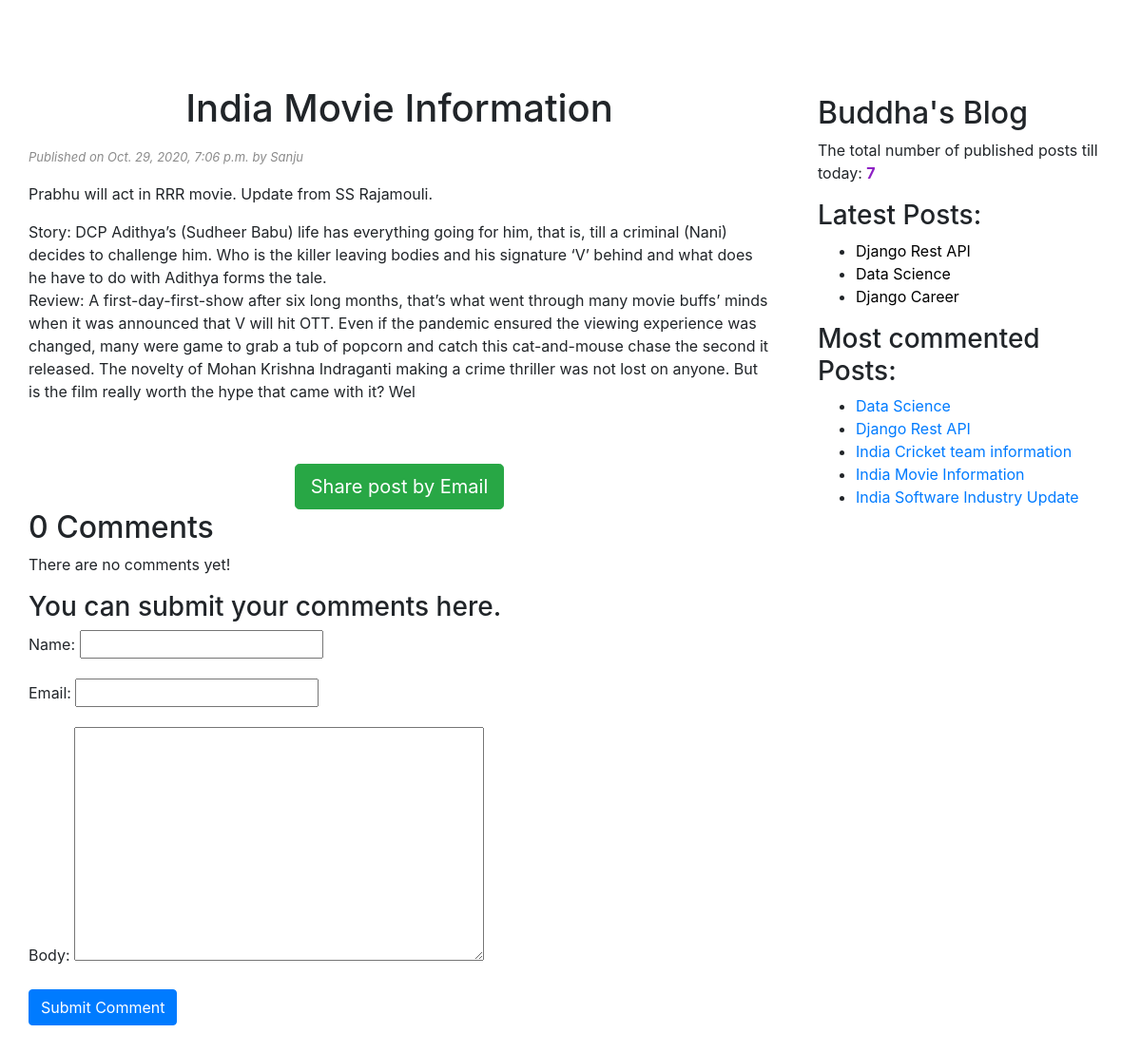
Screenshot of /2020/10/29/india-movie-information/ with the database file from the repository.
### blogapp/models.py (models this page shows, shortened)
class Post(models.Model):
    STATUS_CHOICES = (('draft', 'Draft'), ('published', 'Published'))
    title = models.CharField(max_length=256)
    slug = models.SlugField(max_length=264, unique_for_date='publish')
    author = models.ForeignKey(User, related_name='blog_posts', on_delete=models.CASCADE)
    body = models.TextField()
    publish = models.DateTimeField(default=timezone.now)
    created = models.DateTimeField(auto_now_add=True)
    updated = models.DateTimeField(auto_now=True)
    status = models.CharField(max_length=10, choices=STATUS_CHOICES, default='draft')
    objects = CustomManager()
    tags = TaggableManager()
    class Meta:
        ordering = ('-publish',)
    def get_absolute_url(self):
        return reverse('post_detail', args=[self.publish.year, self.publish.strftime('%m'),
                                            self.publish.strftime('%d'), self.slug])

### blogapp/views.py (the view)
def post_detail_view(request, year, month, day, post):
    post = get_object_or_404(Post, slug=post,
                             status='published',
                             publish__year=year,
                             publish__month=month,
                             publish__day=day)
    comments = post.comments.filter(active=True)
    csubmit = False
    if request.method == 'POST':
        form = CommentForm(request.POST)
        if form.is_valid():
            new_comment = form.save(commit=False)
            new_comment.post = post
            new_comment.save()
            csubmit = True
    else:
        form = CommentForm()
    return render(request, 'blogapp/post_details.html', {'post': post, 'form': form, 'csubmit': csubmit,
                                                         'comments': comments})

### blogapp/forms.py
class CommentForm(forms.ModelForm):
    class Meta:
        model = Comment
        fields = ('name', 'email', 'body')

### blogapp/models.py (called while the page is built)
    def get_queryset(self):
        return super().get_queryset().filter(status='published')

### blogapp/templatetags/blogapp_tags.py (called while the page is built)
@register.simple_tag(name='my_tag')
def total_posts():
    return Post.objects.count()

@register.inclusion_tag('blogapp/latest_posts123.html')
def show_latest_posts():
    latest_posts = Post.objects.order_by('-publish')[:3]
    return {'latest_posts': latest_posts}

@register.simple_tag
def get_most_commented_posts(count=5):
    return Post.objects.annotate(total_comments=Count('comments')).order_by('-total_comments')[:count]

### templates/blogapp/post_details.html (shortened to what this page needs)
<!DOCTYPE html>
{% extends 'blogapp/base.html'%}
    {%block content%}
    <h1>{{post.title}}</h1>
        <p id="date">Published on {{post.publish}} by {{post.author|title}}</p>
        {{post.body|linebreaks}}<br><br>
        <div class="container" align="center">
            <a href="/{{post.id}}/share" class="btn btn-lg btn-success">Share post by Email</a>
        </div>
        {% with comments.count as comments_count%}
            <h2>{{comments_count}} Comment{{comments_count|pluralize}}</h2>
        {%endwith%}
        {%if comments%}
            {%for comment in comments%}
                <p id="ch">Comment {{forloop.counter}} by {{comment.name}} on {{comment.created}}</p>
                <div class="cb">{{comment.body|linebreaks}}</div>
            {%endfor%}
        {%else%}
            <p>There are no comments yet!</p>
        {%endif%}
        {%if csubmit %}
            <h3>Your comment added successfully</h3>
        {%else%}
            <h3>You can submit your comments here.</h3>
            <form method="POST">
            {{form.as_p}}
                <input type="submit" name="" value="Submit Comment" class="btn btn-primary">
            </form>
        {%endif%}
    {%endblock%}

### templates/blogapp/base.html (shortened to what this page needs)
<!DOCTYPE html>
{%load blogapp_tags%}
{%load static%}
<html lang="en">
<head>
    <link rel="stylesheet" href="https://stackpath.bootstrapcdn.com/bootstrap/4.3.1/css/bootstrap.min.css"
>
    <link rel="stylesheet" href="{% static "css/blogstyle.css" %}">
</head>
<body>
<div class="content">
    {%block content%}
    {%endblock%}
</div>
<div class="sidebar">
    <h2>Buddha's Blog</h2>
    <p>The total number of published posts till today: <span id="pcount">{%my_tag%}</span></p>
    <h3>Latest Posts: </h3>{% show_latest_posts %}
    <h3>Most commented Posts:</h3>
    {% get_most_commented_posts as most_commented_posts %}
    <ul>
        {%for post in most_commented_posts%}
        <li><a href="{{post.get_absolute_url}}">{{post.title}}</a></li>
        {%endfor%}
    </ul>
</div>
</body>
</html>

### templates/blogapp/latest_posts123.html
<ul>
    {%for post in latest_posts %}
    <li><a class="one" href="{{post.get_absolute_url}}">{{post.title}}</a></li>
    {%endfor%}
</ul>

### static/css/blogstyle.css (style rules this page uses)
.content { width : 70% ; float : left ; padding : 30px; margin-top: 60px; }
.sidebar { width: 30% ; float: right ; padding : 20px; margin-top: 80px; }
h1 { text-align: center; padding-bottom : 10px }
#date,#ch { font-size: 13px; font-style: italic; color:#8B8B8B; }
#pcount { color: #8D20C4; font-weight: bold; }
a.one:link { color:#000000; }

### rows the page displays
Post: title "India Movie Information", publish "Oct. 29, 2020, 7:06 p.m.", author "Sanju", body "Prabhu will act in RRR movie. Update from SS Rajamouli. Story: DCP Adithya’s (Sudheer Babu) life has everything going for him, that is, till a criminal (Nani) decides to challenge him. Who is the killer leaving bodies and his signature ‘V’ behind and what does he have to do with Adithya forms the tale. Review: A first-day-first-show after six long months, that’s what went through many movie buffs’ minds when it was announced that V will hit OTT. Even if the pandemic ensured the viewing experience was changed, many were game to grab a tub of popcorn and catch this cat-and-mouse chase the second it released. The novelty of Mohan Krishna Indraganti making a crime thriller was not lost on…"
Post: title "Django Rest API"
Post: title "Data Science"
Post: title "Django Career"
Post: title "India Cricket team information"
Post: title "India Software Industry Update"

### other values shown
{{ comments_count }} "0"
